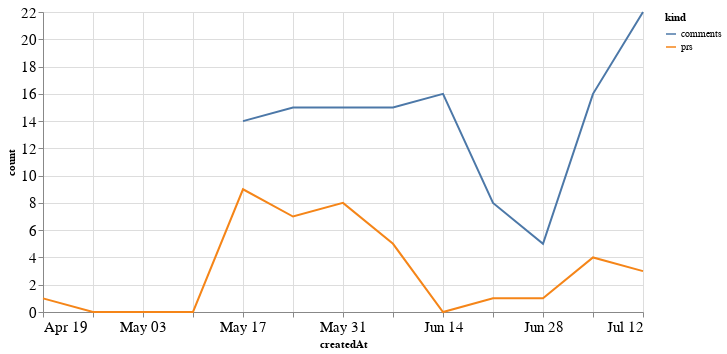

Notebook code for this chart:
### Code cell
alt.Chart(total_time, width=600).mark_line().encode(
    x='createdAt',
    y='count',
    color='kind'
)

### Figure 1 — Vega-Lite specification as saved in the notebook (floating-point values rounded to 4 significant figures)
{"config": {"axisLeft": {"labelFontSize": 15}, "axisBottom": {"labelFontSize": 15}}, "data": {"name": "data-98ba598f8c234241410aff9bda4f064e"}, "mark": "line", "encoding": {"color": {"type": "nominal", "field": "kind"}, "x": {"type": "temporal", "field": "createdAt"}, "y": {"type": "quantitative", "field": "count"}}, "width": 600, "$schema": "https://vega.github.io/schema/vega-lite/v4.8.1.json", "datasets": {"data-98ba598f8c234241410aff9bda4f064e": [{"createdAt": "2020-04-19T00:00:00", "kind": "prs", "count": 1.0}, {"createdAt": "2020-04-26T00:00:00", "kind": "prs", "count": 0.0}, {"createdAt": "2020-05-03T00:00:00", "kind": "prs", "count": 0.0}, {"createdAt": "2020-05-10T00:00:00", "kind": "prs", "count": 0.0}, {"createdAt": "2020-05-17T00:00:00", "kind": "prs", "count": 9.0}, {"createdAt": "2020-05-24T00:00:00", "kind": "prs", "count": 7.0}, {"createdAt": "2020-05-31T00:00:00", "kind": "prs", "count": 8.0}, {"createdAt": "2020-06-07T00:00:00", "kind": "prs", "count": 5.0}, {"createdAt": "2020-06-14T00:00:00", "kind": "prs", "count": 0.0}, {"createdAt": "2020-06-21T00:00:00", "kind": "prs", "count": 1.0}, {"createdAt": "2020-06-28T00:00:00", "kind": "prs", "count": 1.0}, {"createdAt": "2020-07-05T00:00:00", "kind": "prs", "count": 4.0}, {"createdAt": "2020-07-12T00:00:00", "kind": "prs", "count": 3.0}, {"createdAt": "2020-04-19T00:00:00", "kind": "comments", "count": null}, {"createdAt": "2020-04-26T00:00:00", "kind": "comments", "count": null}, {"createdAt": "2020-05-03T00:00:00", "kind": "comments", "count": null}, {"createdAt": "2020-05-10T00:00:00", "kind": "comments", "count": null}, {"createdAt": "2020-05-17T00:00:00", "kind": "comments", "count": 14.0}, {"createdAt": "2020-05-24T00:00:00", "kind": "comments", "count": 15.0}, {"createdAt": "2020-05-31T00:00:00", "kind": "comments", "count": 15.0}, {"createdAt": "2020-06-07T00:00:00", "kind": "comments", "count": 15.0}, {"createdAt": "2020-06-14T00:00:00", "kind": "comments", "count": 16.0}, {"createdAt": "2020-06-21T00:00:00", "kind": "comments", "count": 8.0}, {"createdAt": "2020-06-28T00:00:00", "kind": "comments", "count": 5.0}, {"createdAt": "2020-07-05T00:00:00", "kind": "comments", "count": 16.0}, {"createdAt": "2020-07-12T00:00:00", "kind": "comments", "count": 22.0}]}}
